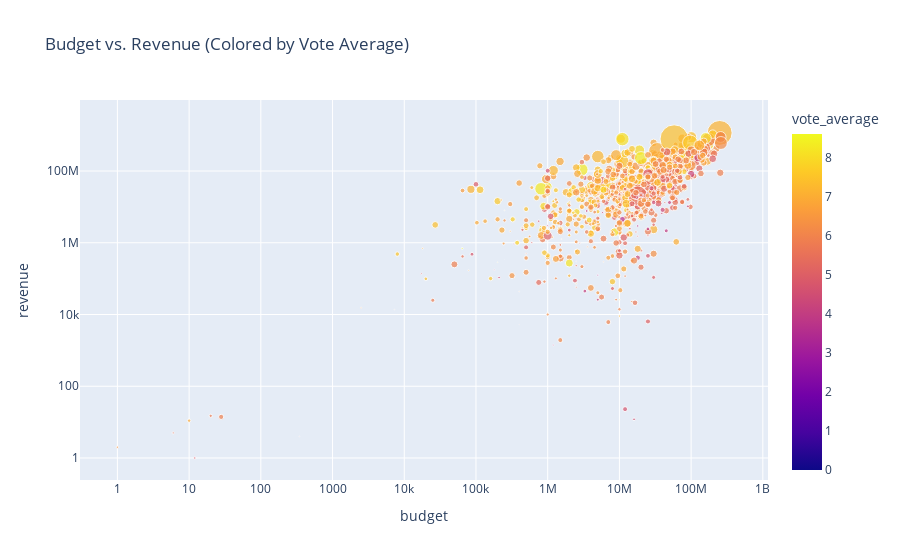

Notebook code for this chart:
### Markdown cell above
This heatmap shows how the main numerical features in our dataset are related to each other.
We can clearly see that budget and revenue have a strong positive correlation — which makes sense, since bigger production budgets usually lead to higher box office results.
There’s also a noticeable link between vote_count and popularity, meaning that the more people rate a movie, the more popular it tends to be.
On the other hand, vote_average (the rating itself) doesn’t really depend on the budget or revenue, which shows that high production costs don’t always mean better reviews.
Finally, runtime has almost no correlation with any other variable, suggesting that movie length doesn’t really affect its success or audience reception.

### Code cell
# we cleaned numeric columns and handle missing values
movies["budget"] = pd.to_numeric(movies["budget"], errors="coerce")
movies["revenue"] = pd.to_numeric(movies["revenue"], errors="coerce")
movies["popularity"] = pd.to_numeric(movies["popularity"], errors="coerce")

# we dropped rows where budget or revenue are missing or zero
movies_clean = movies.dropna(subset=["budget", "revenue", "popularity"])
movies_clean = movies_clean[(movies_clean["budget"] > 0) & (movies_clean["revenue"] > 0)]

# we decided to scale down large budgets and revenues to have a better visualization so here we took 1000 samples to keep the visualization readable
movies_clean = movies_clean.sample(1000, random_state=42)

fig = px.scatter(
    movies_clean,
    x="budget", y="revenue",
    color="vote_average",
    hover_data=["title", "release_date"],
    title="Budget vs. Revenue (Colored by Vote Average)",
    size="popularity",
    log_x=True, log_y=True
)

fig.show()

### Figure 1 — Plotly figure (JSON) as saved in the notebook; plotly's stock layout.template omitted (floating-point values rounded to 4 significant figures; data arrays with more than 128 entries replaced by an {"elided": "..."} marker saying what was removed)
{"data": [{"customdata": {"elided": "1000x2 str values"}, "hovertemplate": "budget=%{x}<br>revenue=%{y}<br>popularity=%{marker.size}<br>title=%{customdata[0]}<br>release_date=%{customdata[1]}<br>vote_average=%{marker.color}<extra></extra>", "legendgroup": "", "marker": {"color": {"elided": "1000 float values"}, "coloraxis": "coloraxis", "size": {"elided": "1000 float values"}, "sizemode": "area", "sizeref": 0.4697, "symbol": "circle"}, "mode": "markers", "name": "", "orientation": "v", "showlegend": false, "type": "scatter", "x": {"elided": "1000 int values"}, "xaxis": "x", "y": {"elided": "1000 int values"}, "yaxis": "y"}], "layout": {"coloraxis": {"colorbar": {"title": {"text": "vote_average"}}, "colorscale": [[0, "#0d0887"], [0.1111, "#46039f"], [0.2222, "#7201a8"], [0.3333, "#9c179e"], [0.4444, "#bd3786"], [0.5556, "#d8576b"], [0.6667, "#ed7953"], [0.7778, "#fb9f3a"], [0.8889, "#fdca26"], [1, "#f0f921"]]}, "legend": {"itemsizing": "constant", "tracegroupgap": 0}, "title": {"text": "Budget vs. Revenue (Colored by Vote Average)"}, "xaxis": {"anchor": "y", "domain": [0, 1], "title": {"text": "budget"}, "type": "log"}, "yaxis": {"anchor": "x", "domain": [0, 1], "title": {"text": "revenue"}, "type": "log"}}}
